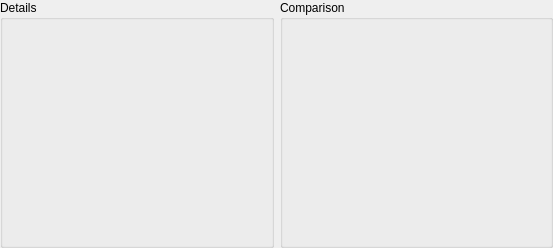
<?xml version="1.0" encoding="UTF-8"?>
<ui version="4.0">
 <class>ComparisonDetailsBase</class>
 <widget class="QWidget" name="ComparisonDetailsBase">
  <property name="geometry">
   <rect>
    <x>0</x>
    <y>0</y>
    <width>553</width>
    <height>248</height>
   </rect>
  </property>
  <property name="windowTitle">
   <string>Form</string>
  </property>
  <layout class="QHBoxLayout" name="horizontalLayout" stretch="1,1">
   <property name="leftMargin">
    <number>0</number>
   </property>
   <property name="topMargin">
    <number>0</number>
   </property>
   <property name="rightMargin">
    <number>0</number>
   </property>
   <property name="bottomMargin">
    <number>0</number>
   </property>
   <item>
    <widget class="QGroupBox" name="detailsGroupBox">
     <property name="sizePolicy">
      <sizepolicy hsizetype="MinimumExpanding" vsizetype="MinimumExpanding">
       <horstretch>0</horstretch>
       <verstretch>0</verstretch>
      </sizepolicy>
     </property>
     <property name="title">
      <string>Details</string>
     </property>
    </widget>
   </item>
   <item>
    <widget class="QGroupBox" name="comparisonGroupBox">
     <property name="sizePolicy">
      <sizepolicy hsizetype="MinimumExpanding" vsizetype="MinimumExpanding">
       <horstretch>0</horstretch>
       <verstretch>0</verstretch>
      </sizepolicy>
     </property>
     <property name="title">
      <string>Comparison</string>
     </property>
    </widget>
   </item>
  </layout>
 </widget>
 <resources/>
 <connections/>
</ui>
